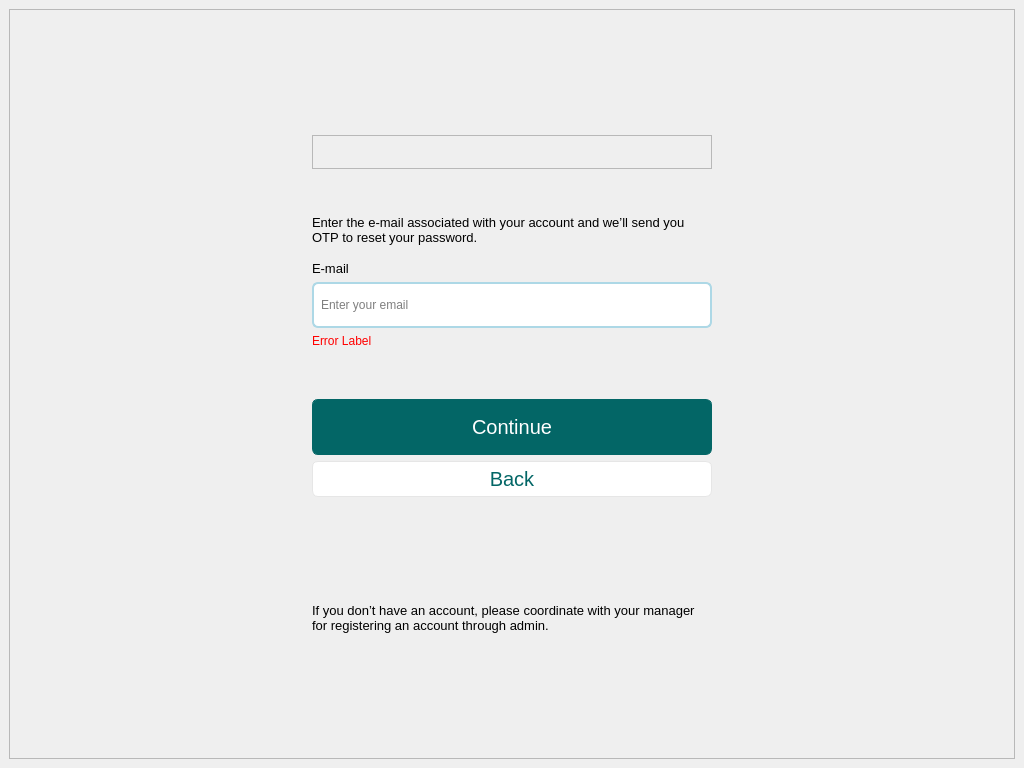
<?xml version="1.0" encoding="UTF-8"?>
<ui version="4.0">
 <class>MainWindow</class>
 <widget class="QMainWindow" name="MainWindow">
  <property name="geometry">
   <rect>
    <x>0</x>
    <y>0</y>
    <width>1024</width>
    <height>768</height>
   </rect>
  </property>
  <property name="windowTitle">
   <string>MainWindow</string>
  </property>
  <widget class="QWidget" name="centralwidget">
   <layout class="QHBoxLayout" name="horizontalLayout">
    <item>
     <widget class="QFrame" name="frame">
      <property name="frameShape">
       <enum>QFrame::StyledPanel</enum>
      </property>
      <property name="frameShadow">
       <enum>QFrame::Raised</enum>
      </property>
      <layout class="QGridLayout" name="gridLayout_3">
       <item row="3" column="1">
        <spacer name="bottomSpacer">
         <property name="orientation">
          <enum>Qt::Vertical</enum>
         </property>
         <property name="sizeHint" stdset="0">
          <size>
           <width>20</width>
           <height>40</height>
          </size>
         </property>
        </spacer>
       </item>
       <item row="2" column="0">
        <spacer name="leftSpacer">
         <property name="orientation">
          <enum>Qt::Horizontal</enum>
         </property>
         <property name="sizeHint" stdset="0">
          <size>
           <width>40</width>
           <height>20</height>
          </size>
         </property>
        </spacer>
       </item>
       <item row="2" column="1">
        <layout class="QVBoxLayout" name="mainContent">
         <item>
          <widget class="QFrame" name="logoFrame">
           <property name="frameShape">
            <enum>QFrame::StyledPanel</enum>
           </property>
           <property name="frameShadow">
            <enum>QFrame::Raised</enum>
           </property>
           <layout class="QHBoxLayout" name="horizontalLayout_3">
            <item>
             <widget class="QLabel" name="logo">
              <property name="enabled">
               <bool>true</bool>
              </property>
              <property name="maximumSize">
               <size>
                <width>250</width>
                <height>80</height>
               </size>
              </property>
              <property name="styleSheet">
               <string notr="true"/>
              </property>
              <property name="text">
               <string/>
              </property>
              <property name="textFormat">
               <enum>Qt::AutoText</enum>
              </property>
              <property name="pixmap">
               <pixmap>:/logos/Icons/logo1.png</pixmap>
              </property>
              <property name="scaledContents">
               <bool>true</bool>
              </property>
              <property name="alignment">
               <set>Qt::AlignCenter</set>
              </property>
              <property name="wordWrap">
               <bool>false</bool>
              </property>
             </widget>
            </item>
           </layout>
          </widget>
         </item>
         <item>
          <spacer name="spacer1">
           <property name="orientation">
            <enum>Qt::Vertical</enum>
           </property>
           <property name="sizeHint" stdset="0">
            <size>
             <width>20</width>
             <height>40</height>
            </size>
           </property>
          </spacer>
         </item>
         <item>
          <widget class="QLabel" name="instructionLabel">
           <property name="minimumSize">
            <size>
             <width>400</width>
             <height>0</height>
            </size>
           </property>
           <property name="maximumSize">
            <size>
             <width>400</width>
             <height>16777215</height>
            </size>
           </property>
           <property name="font">
            <font>
             <pointsize>10</pointsize>
             <bold>false</bold>
             <kerning>false</kerning>
            </font>
           </property>
           <property name="text">
            <string>Enter the e-mail associated with your account and we’ll send you OTP to reset your password.</string>
           </property>
           <property name="textFormat">
            <enum>Qt::AutoText</enum>
           </property>
           <property name="scaledContents">
            <bool>false</bool>
           </property>
           <property name="wordWrap">
            <bool>true</bool>
           </property>
           <property name="indent">
            <number>-1</number>
           </property>
          </widget>
         </item>
         <item>
          <spacer name="spacer2">
           <property name="orientation">
            <enum>Qt::Vertical</enum>
           </property>
           <property name="sizeHint" stdset="0">
            <size>
             <width>20</width>
             <height>10</height>
            </size>
           </property>
          </spacer>
         </item>
         <item>
          <widget class="QLabel" name="emailLabel">
           <property name="font">
            <font>
             <pointsize>10</pointsize>
            </font>
           </property>
           <property name="text">
            <string>E-mail</string>
           </property>
          </widget>
         </item>
         <item>
          <widget class="QLineEdit" name="emailTextBox">
           <property name="minimumSize">
            <size>
             <width>0</width>
             <height>46</height>
            </size>
           </property>
           <property name="maximumSize">
            <size>
             <width>400</width>
             <height>16777215</height>
            </size>
           </property>
           <property name="styleSheet">
            <string notr="true">QLineEdit {
    padding: 5px;
    border: 2px solid #ADD8E6;
    border-radius: 6px;
    background-color: #FFFFFF;
    selection-background-color: darkgray;
}</string>
           </property>
           <property name="placeholderText">
            <string>Enter your email</string>
           </property>
          </widget>
         </item>
         <item>
          <widget class="QLabel" name="label">
           <property name="styleSheet">
            <string notr="true">QLabel {
color: red;
}</string>
           </property>
           <property name="text">
            <string>Error Label</string>
           </property>
          </widget>
         </item>
         <item>
          <spacer name="spacer3">
           <property name="orientation">
            <enum>Qt::Vertical</enum>
           </property>
           <property name="sizeHint" stdset="0">
            <size>
             <width>20</width>
             <height>40</height>
            </size>
           </property>
          </spacer>
         </item>
         <item>
          <widget class="QPushButton" name="continueButton">
           <property name="minimumSize">
            <size>
             <width>0</width>
             <height>56</height>
            </size>
           </property>
           <property name="maximumSize">
            <size>
             <width>400</width>
             <height>46</height>
            </size>
           </property>
           <property name="styleSheet">
            <string notr="true">QPushButton {
    padding: 5px;
    border: 1px solid #036666;
    border-radius: 6px;
    background-color: #036666;
    color: white;
    font-size: 20px
}
QPushButton:hover {
    background-color: #049393;
}
QPushButton:pressed {
    background-color: #024c4c;
}</string>
           </property>
           <property name="text">
            <string>Continue</string>
           </property>
          </widget>
         </item>
         <item>
          <spacer name="verticalSpacer">
           <property name="orientation">
            <enum>Qt::Vertical</enum>
           </property>
           <property name="sizeType">
            <enum>QSizePolicy::Fixed</enum>
           </property>
           <property name="sizeHint" stdset="0">
            <size>
             <width>20</width>
             <height>5</height>
            </size>
           </property>
          </spacer>
         </item>
         <item>
          <widget class="QPushButton" name="backBTN">
           <property name="styleSheet">
            <string notr="true">QPushButton {
    padding: 5px;
    border: 1px solid #E6E6E6;
    border-radius: 6px;
    background-color: #FFFFFF;
    color: #036666;
    font-size: 20px;
}

QPushButton:hover {
    background-color: #E6E6E6;
}

QPushButton:pressed {
    background-color: #CCCCCC;
}
</string>
           </property>
           <property name="text">
            <string>Back</string>
           </property>
          </widget>
         </item>
         <item>
          <spacer name="spacer4">
           <property name="orientation">
            <enum>Qt::Vertical</enum>
           </property>
           <property name="sizeHint" stdset="0">
            <size>
             <width>20</width>
             <height>100</height>
            </size>
           </property>
          </spacer>
         </item>
         <item>
          <widget class="QLabel" name="helpLabel">
           <property name="minimumSize">
            <size>
             <width>400</width>
             <height>0</height>
            </size>
           </property>
           <property name="maximumSize">
            <size>
             <width>400</width>
             <height>16777215</height>
            </size>
           </property>
           <property name="sizeIncrement">
            <size>
             <width>400</width>
             <height>0</height>
            </size>
           </property>
           <property name="font">
            <font>
             <pointsize>10</pointsize>
             <bold>false</bold>
            </font>
           </property>
           <property name="text">
            <string>If you don’t have an account, please coordinate with your manager for registering an account through admin.</string>
           </property>
           <property name="textFormat">
            <enum>Qt::AutoText</enum>
           </property>
           <property name="scaledContents">
            <bool>false</bool>
           </property>
           <property name="wordWrap">
            <bool>true</bool>
           </property>
          </widget>
         </item>
        </layout>
       </item>
       <item row="2" column="2">
        <spacer name="rightSpacer">
         <property name="orientation">
          <enum>Qt::Horizontal</enum>
         </property>
         <property name="sizeHint" stdset="0">
          <size>
           <width>40</width>
           <height>20</height>
          </size>
         </property>
        </spacer>
       </item>
       <item row="0" column="1">
        <spacer name="topSpacer">
         <property name="orientation">
          <enum>Qt::Vertical</enum>
         </property>
         <property name="sizeHint" stdset="0">
          <size>
           <width>20</width>
           <height>40</height>
          </size>
         </property>
        </spacer>
       </item>
      </layout>
     </widget>
    </item>
   </layout>
  </widget>
 </widget>
 <resources>
  <include location="../../../assets/resourceFile.qrc"/>
  <include location="../../../assets/resourceFile.qrc"/>
  <include location="../../assets/resourceFile.qrc"/>
 </resources>
 <connections/>
</ui>
